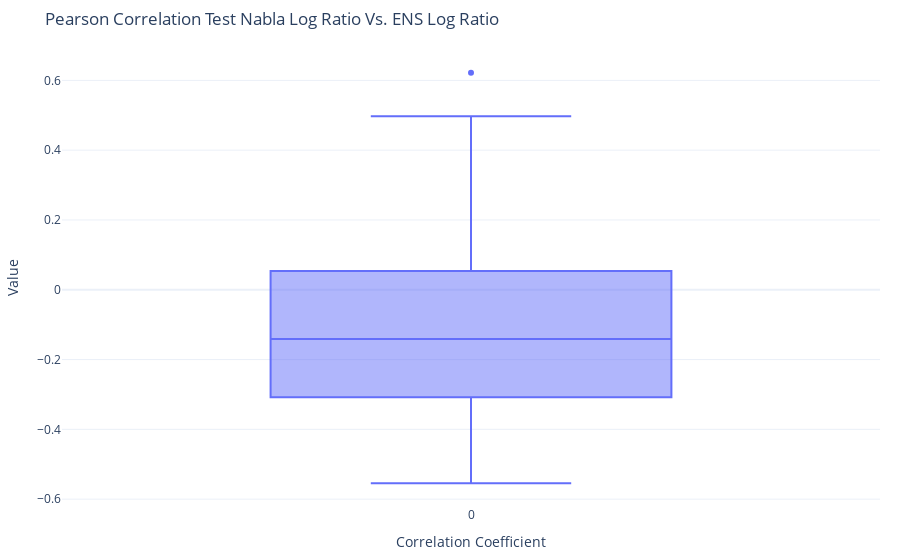

Here is the notebook cell this chart was saved with:
### Code cell
correlation_list1 = []
p_value_list1 = []
for gene, lists in gene_data_dict.items():
    nabla_log_ratio_list = lists['nabla_log_ratio']
    ens_log_ratio_list = lists['ens_log_ratio']
    #Add the correlation factor in the list
    cor, p_value = scipy.stats.pearsonr(list(ens_log_ratio_list), list(nabla_log_ratio_list))
    correlation_list1.append(cor)
    p_value_list1.append(p_value)

fig1 = px.box(correlation_list1, title= 'Pearson Correlation Test Nabla Log Ratio Vs. ENS Log Ratio')
# Update layout with labels and title
fig1.update_layout(
    template='plotly_white',
    margin=dict(l=20, r=20, t=50, b=20),
    autosize=True,
    yaxis_title_font={'size': 20},  
    xaxis_title_font={'size': 20}, 
    xaxis_title='Correlation Coefficient',
    yaxis_title='Value',
    width=None
)
fig1.show()
fig1.write_image('nabla_ens_cc.pdf')

### Figure 1 — Plotly figure (JSON) as saved in the notebook; plotly's stock layout.template omitted (floating-point values rounded to 4 significant figures)
{"data": [{"alignmentgroup": "True", "hovertemplate": "variable=%{x}<br>value=%{y}<extra></extra>", "legendgroup": "", "marker": {"color": "#636efa"}, "name": "", "notched": false, "offsetgroup": "", "orientation": "v", "showlegend": false, "type": "box", "x": ["0", "0", "0", "0", "0", "0", "0", "0", "0", "0", "0", "0", "0", "0", "0", "0", "0", "0", "0", "0", "0", "0", "0", "0", "0", "0", "0", "0", "0", "0", "0", "0", "0", "0", "0", "0", "0", "0", "0", "0", "0", "0", "0", "0", "0", "0", "0", "0", "0", "0", "0", "0", "0", "0", "0", "0", "0", "0", "0", "0", "0", "0", "0", "0", "0", "0", "0", "0", "0", "0", "0", "0", "0", "0", "0", "0", "0", "0", "0", "0", "0", "0", "0", "0", "0", "0", "0", "0", "0", "0", "0", "0", "0", "0", "0", "0", "0", "0", "0", "0", "0", "0", "0", "0", "0", "0", "0", "0", "0", "0", "0", "0", "0", "0", "0", "0", "0", "0", "0", "0", "0", "0", "0", "0", "0", "0", "0"], "x0": " ", "xaxis": "x", "y": [-0.3639, 0.2028, -0.4467, -0.2507, -0.502, -0.04959, 0.1795, -0.03728, -0.1524, -0.2004, -0.1181, -0.2332, 0.3948, 0.0003383, -0.4274, -0.3114, -0.3042, 0.1212, 0.02014, -0.4901, -0.02511, -0.1729, -0.1022, -0.09183, 0.2761, 0.09477, 0.2009, -0.1596, -0.4419, -0.3836, -0.005719, -0.2401, 0.03894, -0.3942, 0.2243, 0.2588, 0.05637, -0.05797, -0.3144, -0.09808, -0.2343, 0.08197, -0.2465, 0.154, -0.172, 0.04537, -0.1006, 0.6217, 0.2528, -0.2675, -0.351, -0.5327, -0.02193, 0.1999, -0.4088, 0.1759, 0.396, 0.4973, -0.19, -0.1293, -0.166, -0.1669, 0.4116, 0.1479, 0.1431, -0.2439, -0.007982, -0.3086, -0.3609, -0.3268, -0.3407, -0.1098, -0.03569, 0.09077, -0.09296, -0.1411, -0.3523, -0.2004, -0.04129, -0.424, -0.2868, -0.01391, -0.2418, -0.2649, -0.1169, -0.1562, -0.1266, 0.3714, -0.4865, -0.5191, -0.4062, -0.3428, 0.01003, -0.1136, 0.2008, -0.5148, -0.3137, -0.07458, -0.3067, -0.3845, 0.06786, -0.2562, -0.1394, -0.05554, 0.1095, -0.1514, 0.1116, -0.5445, -0.2324, -0.077, 0.4882, -0.5543, -0.2348, -0.1604, 0.22, -0.5117, 0.1253, -0.2999, -0.2628, -0.0928, -0.2061, 0.1914, 0.1768, -0.4799, -0.2359, -0.3467, -0.3729], "y0": " ", "yaxis": "y"}], "layout": {"autosize": true, "boxmode": "group", "legend": {"tracegroupgap": 0}, "margin": {"b": 20, "l": 20, "r": 20, "t": 50}, "title": {"text": "Pearson Correlation Test Nabla Log Ratio Vs. ENS Log Ratio"}, "xaxis": {"anchor": "y", "domain": [0, 1], "title": {"text": "Correlation Coefficient"}}, "yaxis": {"anchor": "x", "domain": [0, 1], "title": {"text": "Value"}}}}
